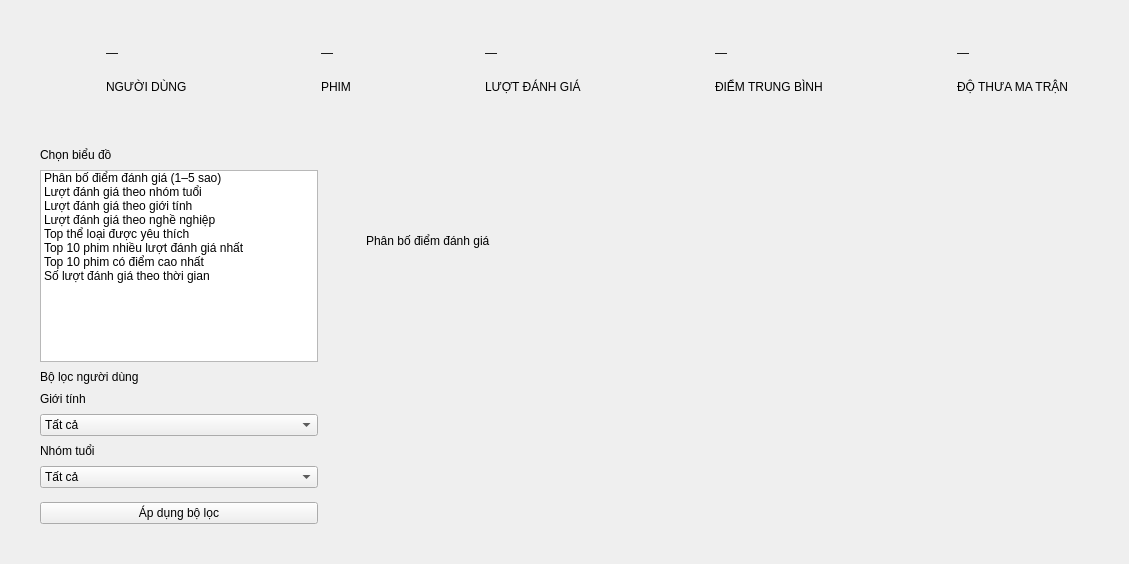
        <widget class="QWidget" name="widgetContent">
         <layout class="QVBoxLayout" name="verticalLayoutContent" stretch="0,1">
          <property name="spacing">
           <number>16</number>
          </property>
          <property name="leftMargin">
           <number>24</number>
          </property>
          <property name="topMargin">
           <number>24</number>
          </property>
          <property name="rightMargin">
           <number>24</number>
          </property>
          <property name="bottomMargin">
           <number>24</number>
          </property>
          <item>
           <layout class="QHBoxLayout" name="horizontalLayoutKpi">
            <property name="spacing">
             <number>16</number>
            </property>
            <property name="leftMargin">
             <number>0</number>
            </property>
            <property name="topMargin">
             <number>0</number>
            </property>
            <property name="rightMargin">
             <number>0</number>
            </property>
            <property name="bottomMargin">
             <number>0</number>
            </property>
            <item>
             <widget class="QFrame" name="frameKpiUsers">
              <property name="card" stdset="0">
               <bool>true</bool>
              </property>
              <property name="minimumSize">
               <size>
                <width>0</width>
                <height>92</height>
               </size>
              </property>
              <layout class="QHBoxLayout" name="horizontalLayoutKpiUsers">
               <property name="spacing">
                <number>14</number>
               </property>
               <property name="leftMargin">
                <number>16</number>
               </property>
               <property name="topMargin">
                <number>12</number>
               </property>
               <property name="rightMargin">
                <number>16</number>
               </property>
               <property name="bottomMargin">
                <number>12</number>
               </property>
               <item>
                <widget class="QLabel" name="labelKpiUsersIcon">
                 <property name="minimumSize">
                  <size>
                   <width>52</width>
                   <height>52</height>
                  </size>
                 </property>
                 <property name="maximumSize">
                  <size>
                   <width>52</width>
                   <height>52</height>
                  </size>
                 </property>
                 <property name="text">
                  <string/>
                 </property>
                 <property name="pixmap">
                  <pixmap>../images/ic_kpi_users.png</pixmap>
                 </property>
                 <property name="scaledContents">
                  <bool>true</bool>
                 </property>
                </widget>
               </item>
               <item>
                <layout class="QVBoxLayout" name="verticalLayoutKpiUsers">
                 <property name="spacing">
                  <number>0</number>
                 </property>
                 <property name="leftMargin">
                  <number>0</number>
                 </property>
                 <property name="topMargin">
                  <number>0</number>
                 </property>
                 <property name="rightMargin">
                  <number>0</number>
                 </property>
                 <property name="bottomMargin">
                  <number>0</number>
                 </property>
                 <item>
                  <widget class="QLabel" name="labelKpiUsers">
                   <property name="text">
                    <string>—</string>
                   </property>
                   <property name="kpi" stdset="0">
                    <string notr="true">value</string>
                   </property>
                  </widget>
                 </item>
                 <item>
                  <widget class="QLabel" name="labelKpiUsersCaption">
                   <property name="text">
                    <string>NGƯỜI DÙNG</string>
                   </property>
                   <property name="kpi" stdset="0">
                    <string notr="true">caption</string>
                   </property>
                  </widget>
                 </item>
                </layout>
               </item>
               <item>
                <spacer name="horizontalSpacer_2">
                 <property name="orientation">
                  <enum>Qt::Horizontal</enum>
                 </property>
                 <property name="sizeHint" stdset="0">
                  <size>
                   <width>20</width>
                   <height>20</height>
                  </size>
                 </property>
                </spacer>
               </item>
              </layout>
             </widget>
            </item>
            <item>
             <widget class="QFrame" name="frameKpiMovies">
              <property name="card" stdset="0">
               <bool>true</bool>
              </property>
              <property name="minimumSize">
               <size>
                <width>0</width>
                <height>92</height>
               </size>
              </property>
              <layout class="QHBoxLayout" name="horizontalLayoutKpiMovies">
               <property name="spacing">
                <number>14</number>
               </property>
               <property name="leftMargin">
                <number>16</number>
               </property>
               <property name="topMargin">
                <number>12</number>
               </property>
               <property name="rightMargin">
                <number>16</number>
               </property>
               <property name="bottomMargin">
                <number>12</number>
               </property>
               <item>
                <widget class="QLabel" name="labelKpiMoviesIcon">
                 <property name="minimumSize">
                  <size>
                   <width>52</width>
                   <height>52</height>
                  </size>
                 </property>
                 <property name="maximumSize">
                  <size>
                   <width>52</width>
                   <height>52</height>
                  </size>
                 </property>
                 <property name="text">
                  <string/>
                 </property>
                 <property name="pixmap">
                  <pixmap>../images/ic_kpi_movies.png</pixmap>
                 </property>
                 <property name="scaledContents">
                  <bool>true</bool>
                 </property>
                </widget>
               </item>
               <item>
                <layout class="QVBoxLayout" name="verticalLayoutKpiMovies">
                 <property name="spacing">
                  <number>0</number>
                 </property>
                 <property name="leftMargin">
                  <number>0</number>
                 </property>
                 <property name="topMargin">
                  <number>0</number>
                 </property>
                 <property name="rightMargin">
                  <number>0</number>
                 </property>
                 <property name="bottomMargin">
                  <number>0</number>
                 </property>
                 <item>
                  <widget class="QLabel" name="labelKpiMovies">
                   <property name="text">
                    <string>—</string>
                   </property>
                   <property name="kpi" stdset="0">
                    <string notr="true">value</string>
                   </property>
                  </widget>
                 </item>
                 <item>
                  <widget class="QLabel" name="labelKpiMoviesCaption">
                   <property name="text">
                    <string>PHIM</string>
                   </property>
                   <property name="kpi" stdset="0">
                    <string notr="true">caption</string>
                   </property>
                  </widget>
                 </item>
                </layout>
               </item>
               <item>
                <spacer name="horizontalSpacer_3">
                 <property name="orientation">
                  <enum>Qt::Horizontal</enum>
                 </property>
                 <property name="sizeHint" stdset="0">
                  <size>
                   <width>20</width>
                   <height>20</height>
                  </size>
                 </property>
                </spacer>
               </item>
              </layout>
             </widget>
            </item>
            <item>
             <widget class="QFrame" name="frameKpiRatings">
              <property name="card" stdset="0">
               <bool>true</bool>
              </property>
              <property name="minimumSize">
               <size>
                <width>0</width>
                <height>92</height>
               </size>
              </property>
              <layout class="QHBoxLayout" name="horizontalLayoutKpiRatings">
               <property name="spacing">
                <number>14</number>
               </property>
               <property name="leftMargin">
                <number>16</number>
               </property>
               <property name="topMargin">
                <number>12</number>
               </property>
               <property name="rightMargin">
                <number>16</number>
               </property>
               <property name="bottomMargin">
                <number>12</number>
               </property>
               <item>
                <widget class="QLabel" name="labelKpiRatingsIcon">
                 <property name="minimumSize">
                  <size>
                   <width>52</width>
                   <height>52</height>
                  </size>
                 </property>
                 <property name="maximumSize">
                  <size>
                   <width>52</width>
                   <height>52</height>
                  </size>
                 </property>
                 <property name="text">
                  <string/>
                 </property>
                 <property name="pixmap">
                  <pixmap>../images/ic_kpi_ratings.png</pixmap>
                 </property>
                 <property name="scaledContents">
                  <bool>true</bool>
                 </property>
                </widget>
               </item>
               <item>
                <layout class="QVBoxLayout" name="verticalLayoutKpiRatings">
                 <property name="spacing">
                  <number>0</number>
                 </property>
                 <property name="leftMargin">
                  <number>0</number>
                 </property>
                 <property name="topMargin">
                  <number>0</number>
                 </property>
                 <property name="rightMargin">
                  <number>0</number>
                 </property>
                 <property name="bottomMargin">
                  <number>0</number>
                 </property>
                 <item>
                  <widget class="QLabel" name="labelKpiRatings">
                   <property name="text">
                    <string>—</string>
                   </property>
                   <property name="kpi" stdset="0">
                    <string notr="true">value</string>
                   </property>
                  </widget>
                 </item>
                 <item>
                  <widget class="QLabel" name="labelKpiRatingsCaption">
                   <property name="text">
                    <string>LƯỢT ĐÁNH GIÁ</string>
                   </property>
                   <property name="kpi" stdset="0">
                    <string notr="true">caption</string>
                   </property>
                  </widget>
                 </item>
                </layout>
               </item>
               <item>
                <spacer name="horizontalSpacer_4">
                 <property name="orientation">
                  <enum>Qt::Horizontal</enum>
                 </property>
                 <property name="sizeHint" stdset="0">
                  <size>
                   <width>20</width>
                   <height>20</height>
                  </size>
                 </property>
                </spacer>
               </item>
              </layout>
             </widget>
            </item>
            <item>
             <widget class="QFrame" name="frameKpiAvg">
              <property name="card" stdset="0">
               <bool>true</bool>
              </property>
              <property name="minimumSize">
               <size>
                <width>0</width>
                <height>92</height>
               </size>
              </property>
              <layout class="QHBoxLayout" name="horizontalLayoutKpiAvg">
               <property name="spacing">
                <number>14</number>
               </property>
               <property name="leftMargin">
                <number>16</number>
               </property>
               <property name="topMargin">
                <number>12</number>
               </property>
               <property name="rightMargin">
                <number>16</number>
               </property>
               <property name="bottomMargin">
                <number>12</number>
               </property>
               <item>
                <widget class="QLabel" name="labelKpiAvgIcon">
                 <property name="minimumSize">
                  <size>
                   <width>52</width>
                   <height>52</height>
                  </size>
                 </property>
                 <property name="maximumSize">
                  <size>
                   <width>52</width>
                   <height>52</height>
                  </size>
                 </property>
                 <property name="text">
                  <string/>
                 </property>
                 <property name="pixmap">
                  <pixmap>../images/ic_kpi_avg.png</pixmap>
                 </property>
                 <property name="scaledContents">
                  <bool>true</bool>
                 </property>
                </widget>
               </item>
               <item>
                <layout class="QVBoxLayout" name="verticalLayoutKpiAvg">
                 <property name="spacing">
                  <number>0</number>
                 </property>
                 <property name="leftMargin">
                  <number>0</number>
                 </property>
                 <property name="topMargin">
                  <number>0</number>
                 </property>
                 <property name="rightMargin">
                  <number>0</number>
                 </property>
                 <property name="bottomMargin">
                  <number>0</number>
                 </property>
                 <item>
                  <widget class="QLabel" name="labelKpiAvg">
                   <property name="text">
                    <string>—</string>
                   </property>
                   <property name="kpi" stdset="0">
                    <string notr="true">value</string>
                   </property>
                  </widget>
                 </item>
                 <item>
                  <widget class="QLabel" name="labelKpiAvgCaption">
                   <property name="text">
                    <string>ĐIỂM TRUNG BÌNH</string>
                   </property>
                   <property name="kpi" stdset="0">
                    <string notr="true">caption</string>
                   </property>
                  </widget>
                 </item>
                </layout>
               </item>
               <item>
                <spacer name="horizontalSpacer_5">
                 <property name="orientation">
                  <enum>Qt::Horizontal</enum>
                 </property>
                 <property name="sizeHint" stdset="0">
                  <size>
                   <width>20</width>
                   <height>20</height>
                  </size>
                 </property>
                </spacer>
               </item>
              </layout>
             </widget>
            </item>
            <item>
             <widget class="QFrame" name="frameKpiSparsity">
              <property name="card" stdset="0">
               <bool>true</bool>
              </property>
              <property name="minimumSize">
               <size>
                <width>0</width>
                <height>92</height>
               </size>
              </property>
              <layout class="QHBoxLayout" name="horizontalLayoutKpiSparsity">
               <property name="spacing">
                <number>14</number>
               </property>
               <property name="leftMargin">
                <number>16</number>
               </property>
               <property name="topMargin">
                <number>12</number>
               </property>
               <property name="rightMargin">
                <number>16</number>
               </property>
               <property name="bottomMargin">
                <number>12</number>
               </property>
               <item>
                <widget class="QLabel" name="labelKpiSparsityIcon">
                 <property name="minimumSize">
                  <size>
                   <width>52</width>
                   <height>52</height>
                  </size>
                 </property>
                 <property name="maximumSize">
                  <size>
                   <width>52</width>
                   <height>52</height>
                  </size>
                 </property>
                 <property name="text">
                  <string/>
                 </property>
                 <property name="pixmap">
                  <pixmap>../images/ic_kpi_sparsity.png</pixmap>
                 </property>
                 <property name="scaledContents">
                  <bool>true</bool>
                 </property>
                </widget>
               </item>
               <item>
                <layout class="QVBoxLayout" name="verticalLayoutKpiSparsity">
                 <property name="spacing">
                  <number>0</number>
                 </property>
                 <property name="leftMargin">
                  <number>0</number>
                 </property>
                 <property name="topMargin">
                  <number>0</number>
                 </property>
                 <property name="rightMargin">
                  <number>0</number>
                 </property>
                 <property name="bottomMargin">
                  <number>0</number>
                 </property>
                 <item>
                  <widget class="QLabel" name="labelKpiSparsity">
                   <property name="text">
                    <string>—</string>
                   </property>
                   <property name="kpi" stdset="0">
                    <string notr="true">value</string>
                   </property>
                  </widget>
                 </item>
                 <item>
                  <widget class="QLabel" name="labelKpiSparsityCaption">
                   <property name="text">
                    <string>ĐỘ THƯA MA TRẬN</string>
                   </property>
                   <property name="kpi" stdset="0">
                    <string notr="true">caption</string>
                   </property>
                  </widget>
                 </item>
                </layout>
               </item>
               <item>
                <spacer name="horizontalSpacer_6">
                 <property name="orientation">
                  <enum>Qt::Horizontal</enum>
                 </property>
                 <property name="sizeHint" stdset="0">
                  <size>
                   <width>20</width>
                   <height>20</height>
                  </size>
                 </property>
                </spacer>
               </item>
              </layout>
             </widget>
            </item>
           </layout>
          </item>
          <item>
           <layout class="QHBoxLayout" name="horizontalLayoutBody">
            <property name="spacing">
             <number>16</number>
            </property>
            <property name="leftMargin">
             <number>0</number>
            </property>
            <property name="topMargin">
             <number>0</number>
            </property>
            <property name="rightMargin">
             <number>0</number>
            </property>
            <property name="bottomMargin">
             <number>0</number>
            </property>
            <item>
             <widget class="QFrame" name="frameChartList">
              <property name="card" stdset="0">
               <bool>true</bool>
              </property>
              <property name="minimumSize">
               <size>
                <width>290</width>
                <height>0</height>
               </size>
              </property>
              <property name="maximumSize">
               <size>
                <width>310</width>
                <height>16777215</height>
               </size>
              </property>
              <layout class="QVBoxLayout" name="verticalLayoutChartList">
               <property name="spacing">
                <number>8</number>
               </property>
               <property name="leftMargin">
                <number>16</number>
               </property>
               <property name="topMargin">
                <number>16</number>
               </property>
               <property name="rightMargin">
                <number>16</number>
               </property>
               <property name="bottomMargin">
                <number>16</number>
               </property>
               <item>
                <widget class="QLabel" name="labelChooseChart">
                 <property name="text">
                  <string>Chọn biểu đồ</string>
                 </property>
                 <property name="role" stdset="0">
                  <string notr="true">section</string>
                 </property>
                </widget>
               </item>
               <item>
                <widget class="QListWidget" name="listWidgetCharts">
                 <property name="cursor">
                  <cursorShape>PointingHandCursor</cursorShape>
                 </property>
                 <item>
                  <property name="text">
                   <string>Phân bố điểm đánh giá (1–5 sao)</string>
                  </property>
                 </item>
                 <item>
                  <property name="text">
                   <string>Lượt đánh giá theo nhóm tuổi</string>
                  </property>
                 </item>
                 <item>
                  <property name="text">
                   <string>Lượt đánh giá theo giới tính</string>
                  </property>
                 </item>
                 <item>
                  <property name="text">
                   <string>Lượt đánh giá theo nghề nghiệp</string>
                  </property>
                 </item>
                 <item>
                  <property name="text">
                   <string>Top thể loại được yêu thích</string>
                  </property>
                 </item>
                 <item>
                  <property name="text">
                   <string>Top 10 phim nhiều lượt đánh giá nhất</string>
                  </property>
                 </item>
                 <item>
                  <property name="text">
                   <string>Top 10 phim có điểm cao nhất</string>
                  </property>
                 </item>
                 <item>
                  <property name="text">
                   <string>Số lượt đánh giá theo thời gian</string>
                  </property>
                 </item>
                </widget>
               </item>
               <item>
                <widget class="QLabel" name="labelFilter">
                 <property name="text">
                  <string>Bộ lọc người dùng</string>
                 </property>
                 <property name="role" stdset="0">
                  <string notr="true">section</string>
                 </property>
                </widget>
               </item>
               <item>
                <widget class="QLabel" name="label_3">
                 <property name="text">
                  <string>Giới tính</string>
                 </property>
                 <property name="role" stdset="0">
                  <string notr="true">field</string>
                 </property>
                </widget>
               </item>
               <item>
                <widget class="QComboBox" name="comboBoxGender">
                 <item>
                  <property name="text">
                   <string>Tất cả</string>
                  </property>
                 </item>
                 <item>
                  <property name="text">
                   <string>Nam</string>
                  </property>
                 </item>
                 <item>
                  <property name="text">
                   <string>Nữ</string>
                  </property>
                 </item>
                </widget>
               </item>
               <item>
                <widget class="QLabel" name="label_4">
                 <property name="text">
                  <string>Nhóm tuổi</string>
                 </property>
                 <property name="role" stdset="0">
                  <string notr="true">field</string>
                 </property>
                </widget>
               </item>
               <item>
                <widget class="QComboBox" name="comboBoxAge">
                 <item>
                  <property name="text">
                   <string>Tất cả</string>
                  </property>
                 </item>
                 <item>
                  <property name="text">
                   <string>Dưới 18</string>
                  </property>
                 </item>
                 <item>
                  <property name="text">
                   <string>18-24</string>
                  </property>
                 </item>
                 <item>
                  <property name="text">
                   <string>25-34</string>
                  </property>
                 </item>
                 <item>
                  <property name="text">
                   <string>35-44</string>
                  </property>
                 </item>
                 <item>
                  <property name="text">
                   <string>45-49</string>
                  </property>
                 </item>
                 <item>
                  <property name="text">
                   <string>50-55</string>
                  </property>
                 </item>
                 <item>
                  <property name="text">
                   <string>56+</string>
                  </property>
                 </item>
                </widget>
               </item>
               <item>
                <spacer name="verticalSpacer_3">
                 <property name="orientation">
                  <enum>Qt::Vertical</enum>
                 </property>
                 <property name="sizeType">
                  <enum>QSizePolicy::Fixed</enum>
                 </property>
                 <property name="sizeHint" stdset="0">
                  <size>
                   <width>20</width>
                   <height>6</height>
                  </size>
                 </property>
                </spacer>
               </item>
               <item>
                <widget class="QPushButton" name="pushButtonApplyFilter">
                 <property name="text">
                  <string>Áp dụng bộ lọc</string>
                 </property>
                 <property name="cursor">
                  <cursorShape>PointingHandCursor</cursorShape>
                 </property>
                 <property name="icon">
                  <iconset>
                   <normaloff>../images/ic_check.png</normaloff>
                   ../images/ic_check.png
                  </iconset>
                 </property>
                 <property name="iconSize">
                  <size>
                   <width>20</width>
                   <height>20</height>
                  </size>
                 </property>
                </widget>
               </item>
              </layout>
             </widget>
            </item>
            <item>
             <widget class="QFrame" name="framePlot">
              <property name="card" stdset="0">
               <bool>true</bool>
              </property>
              <layout class="QVBoxLayout" name="verticalLayoutPlotFrame">
               <property name="spacing">
                <number>6</number>
               </property>
               <property name="leftMargin">
                <number>16</number>
               </property>
               <property name="topMargin">
                <number>16</number>
               </property>
               <property name="rightMargin">
                <number>16</number>
               </property>
               <property name="bottomMargin">
                <number>16</number>
               </property>
               <item>
                <widget class="QLabel" name="labelChartTitle">
                 <property name="text">
                  <string>Phân bố điểm đánh giá</string>
                 </property>
                 <property name="role" stdset="0">
                  <string notr="true">section</string>
                 </property>
                </widget>
               </item>
               <item>
                <widget class="QLabel" name="labelChartInsight">
                 <property name="text">
                  <string/>
                 </property>
                 <property name="role" stdset="0">
                  <string notr="true">muted</string>
                 </property>
                 <property name="wordWrap">
                  <bool>true</bool>
                 </property>
                </widget>
               </item>
               <item>
                <layout class="QVBoxLayout" name="verticalLayoutPlot">
                 <property name="leftMargin">
                  <number>0</number>
                 </property>
                 <property name="topMargin">
                  <number>0</number>
                 </property>
                 <property name="rightMargin">
                  <number>0</number>
                 </property>
                 <property name="bottomMargin">
                  <number>0</number>
                 </property>
                </layout>
               </item>
              </layout>
             </widget>
            </item>
           </layout>
          </item>
         </layout>
        </widget>
